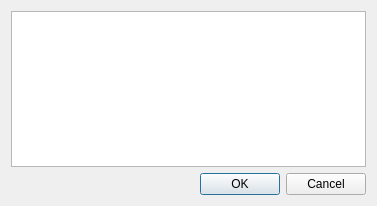
<?xml version="1.0" encoding="UTF-8"?>
<ui version="4.0">
 <class>MultipleQuickItemsDialog</class>
 <widget class="QDialog" name="MultipleQuickItemsDialog">
  <property name="geometry">
   <rect>
    <x>0</x>
    <y>0</y>
    <width>377</width>
    <height>206</height>
   </rect>
  </property>
  <property name="windowTitle">
   <string>Multiple</string>
  </property>
  <layout class="QVBoxLayout" name="verticalLayout">
   <item>
    <widget class="QListView" name="listView"/>
   </item>
   <item>
    <widget class="QDialogButtonBox" name="buttonBox">
     <property name="orientation">
      <enum>Qt::Horizontal</enum>
     </property>
     <property name="standardButtons">
      <set>QDialogButtonBox::Cancel|QDialogButtonBox::Ok</set>
     </property>
    </widget>
   </item>
  </layout>
 </widget>
 <resources/>
 <connections>
  <connection>
   <sender>buttonBox</sender>
   <signal>accepted()</signal>
   <receiver>MultipleQuickItemsDialog</receiver>
   <slot>accept()</slot>
   <hints>
    <hint type="sourcelabel">
     <x>248</x>
     <y>254</y>
    </hint>
    <hint type="destinationlabel">
     <x>157</x>
     <y>274</y>
    </hint>
   </hints>
  </connection>
  <connection>
   <sender>buttonBox</sender>
   <signal>rejected()</signal>
   <receiver>MultipleQuickItemsDialog</receiver>
   <slot>reject()</slot>
   <hints>
    <hint type="sourcelabel">
     <x>316</x>
     <y>260</y>
    </hint>
    <hint type="destinationlabel">
     <x>286</x>
     <y>274</y>
    </hint>
   </hints>
  </connection>
 </connections>
</ui>
